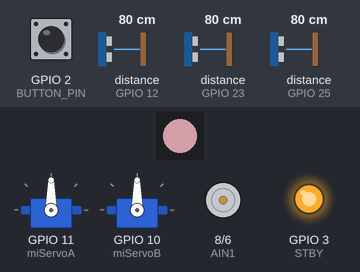
Bench run of a sketch on a simulated ESP32. Shown: 1 RGB LEDs in strip order, left to right, 2 × servo, direction and speed pins drawn as motors (green arrow = direction pin HIGH = forward, orange = LOW = backward, longer = more drive, stopped while the standby pin is LOW), output pins drawn as LEDs (lit = HIGH). The test bench sets the inputs (shaded band); at power-on: GPIO 2 (BUTTON_PIN) HIGH, distance to the obstacle (sensors on GPIO 12, GPIO 23, GPIO 25) 80 cm. The echo pulse lasts 58.3 µs per cm; dim RGB values are drawn brighter than linear; pins used as bus, display or sensor lines are not drawn.

Above: at 1.2 s.
1.3 s: GPIO 2 (BUTTON_PIN) pulled LOW for 0.15 s
At 2.6 s:
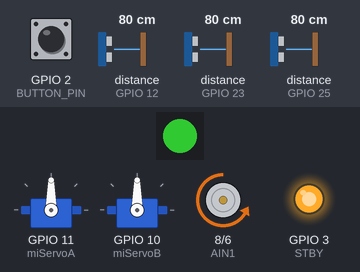
2.9 s: GPIO 2 (BUTTON_PIN) pulled LOW for 1 s
At 3.4 s:
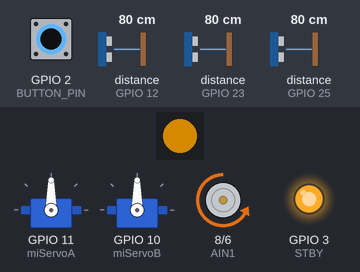
5.4 s: GPIO 2 (BUTTON_PIN) pulled LOW for 0.15 s
At 6.7 s:
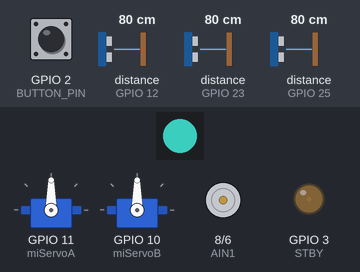
7.0 s: GPIO 2 (BUTTON_PIN) pulled LOW for 3.2 s
At 7.4 s:
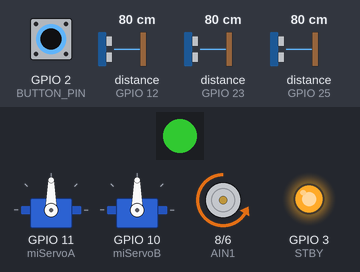
11.7 s: distance to the obstacle (sensor on GPIO 12) set to 27 cm
13.2 s: distance to the obstacle (sensor on GPIO 12) set to 22 cm
At 15.3 s:
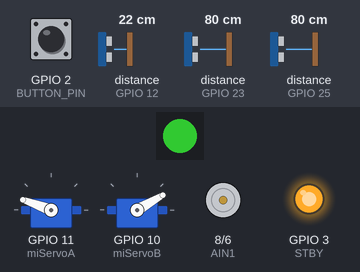
Timing chart, 0 to 17.2 s (numbered marks = the images above; inputs shaded):
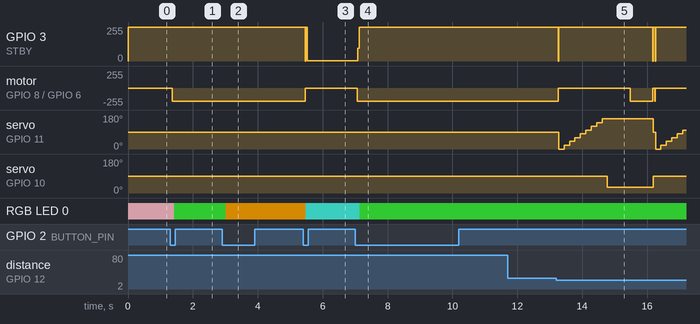

Measured:
- the behaviour switches between 25 and 24 cm on distance to the obstacle (sensor on GPIO 12) (found by bisection; images 4 and 5)
- after the input at 1.3 s, motor on GPIO 8 (AIN1) / GPIO 6 (PWMA): stopped → backward 200/255 after 0.06 s; RGB LED 0: RGB(128, 96, 102) → RGB(25, 103, 25) after 0.13 s
- after the input at 2.9 s, RGB LED 0: RGB(25, 103, 25) → RGB(128, 83, 0) after 0.11 s
- after the input at 5.4 s, GPIO 3 (STBY): 255/255 → 3/255 after 0.06 s; motor on GPIO 8 (AIN1) / GPIO 6 (PWMA): backward 200/255 → stopped after 0.06 s; RGB LED 0: RGB(128, 83, 0) → RGB(32, 112, 104) after 0.08 s
- after the input at 7.0 s, GPIO 3 (STBY): 3/255 → 255/255 after 0.08 s; motor on GPIO 8 (AIN1) / GPIO 6 (PWMA): stopped → backward 200/255 after 0.07 s; RGB LED 0: RGB(32, 112, 104) → RGB(25, 103, 25) after 0.14 s
- after the input at 11.7 s, every drawn part: stays the same
- after the input at 13.2 s, GPIO 3 (STBY): goes 0/255 0.01 s, 255/255 2.9 s, 0/255 0.01 s, 255/255 0.06 s, 0/255 0.01 s, then 255/255, starting after 0.07 s; motor on GPIO 8 (AIN1) / GPIO 6 (PWMA): backward 200/255 → stopped after 0.07 s, → backward 200/255 2.2 s later, → stopped 0.70 s later

The sketch:

Fase9_c_digo_todo_en_uno.ino
```cpp
#include <Servo.h> // encargada de la abstracción de la Modulación por ancho de pulsos.
// recursos para mostrar color en carro
#include <FastLED.h>
#define NUM_LEDS     1
#define DATA_PIN     4
#define BUTTON_PIN   2
#define BRIGHTNESS   128
#define DEBOUNCE_MS  60
#define CLOCK_PIN 13
CRGB leds[NUM_LEDS];

// Estados: 0 = pink, 1 = Naranja, 2 = tuquuesa
int estado = 0;
bool iniciado = false;           // ¿ya se oprimió al menos una vez?
// Variables para lectura y antirrebote
int valorPulsador = HIGH;        // lectura cruda actual
int valorAnterior = HIGH;        // última lectura cruda
unsigned long tCambio = 0;       // tiempo de último cambio crudo
bool presionadoEstable = false;  // lectura estable actual (true = presionado)
bool presionadoPrev = false;     // lectura estable anterior

int PWMA =6;      // Velocidad motores derecha
int AIN1 =8;     // Dirección motores derecha
int STBY =3;      // Stand-by del puente
int VELOCIDAD =200;   // Velocidad de ensayo (0-255)

Servo miServoA; // Objeto encargado de administrar todas las órdenes a través de él
Servo miServoB; //Mueve al motor ultrasónico

int TRIG_PIN = 13;     // Pin que envía el pulso
int ECHO_PIN = 12;     // Pin que recibe el eco
long TIMEOUT_US = 30000UL; // 30 ms → ~5 m

/* Ángulos de barrido del sensor (0 170°) */
const int MIN_PAN = 0;
const int MAX_PAN = 170;
const int STEP_PAN = 20;

/* ---------- Constantes de control ---------- */
int SPEED_FWD  = 180;   // 0 255
const int SPEED_REV  = 160;   // retroceso lento
const unsigned int SAFE_DIST = 25;   // cm
const unsigned long SCAN_DELAY = 15;  // milisegundos entre mediciones

/* Ángulos de dirección (ajusta a tu mecánica) */
const int CENTER_DIR = 90;
const int LEFT_DIR   = 130;
const int RIGHT_DIR  = 30;

// Pines sensores ultrasónicos laterales cercanos (para evitar paredes cerca)
int trigLateralIzq = 24;
int echoLateralIzq = 25;
int trigLateralDer = 22;
int echoLateralDer = 23;

// Variables para distancias laterales
float lateralIzq = -1;
float lateralDer = -1;


//Varibles para camara ESP32
char lastCode = 0;


void setup() {
  Serial.begin(9600);
  FastLED.addLeds<NEOPIXEL, DATA_PIN>(leds, NUM_LEDS);
  FastLED.setBrightness(BRIGHTNESS);
  pinMode(BUTTON_PIN, INPUT_PULLUP);  // botón a GND (pulsado = LOW)
  // Estado inicial: no se ha oprimido → azul
  leds[0] = CRGB::DeepSkyBlue;
  FastLED.show();
  //Serial.println("esperando accion");
     miServoA.attach(11); // Pin 10 o Pin 11.
   miServoB.attach(10); // Mueve al motor ultrasónico

pinMode(PWMA, OUTPUT);
   pinMode(AIN1, OUTPUT);
   pinMode(STBY, OUTPUT);
   digitalWrite(STBY, HIGH);  // Activa el TB6612

   miServoA.write(90);
   miServoB.write(90);

   //Serial.println("===== Test de motores iniciado =====");

   pinMode(TRIG_PIN, OUTPUT);
   pinMode(ECHO_PIN, INPUT);
   digitalWrite(TRIG_PIN, LOW);          // Asegura nivel bajo inicial
   //Serial.println("HC-SR04 listo…");

   // Pines sensores laterales cercanos
   pinMode(trigLateralIzq, OUTPUT);
   pinMode(echoLateralIzq, INPUT);
   pinMode(trigLateralDer, OUTPUT);
   pinMode(echoLateralDer, INPUT);

}

void loop() {
  // -------- Lectura con antirrebote (debounce) --------
  int lectura = digitalRead(BUTTON_PIN);

  if (lectura != valorAnterior) {          // cambio "bruto"
    tCambio = millis();
    valorAnterior = lectura;
  }

  if ((millis() - tCambio) > DEBOUNCE_MS) {
    // Fijar lectura estable (con INPUT_PULLUP, LOW = presionado)
    if (lectura == LOW) {
      presionadoEstable = true;
    } else {
      presionadoEstable = false;
    }

    // -------- Logs estilo solicitado con if (valorPulsador == HIGH) / else --------
    // (Imprime solo cuando cambia el estado estable para no saturar el puerto serie)
    if (presionadoEstable != presionadoPrev) {
      valorPulsador = lectura;            // reflejar lectura cruda
      if (valorPulsador == HIGH) {
        //Serial.println(" esperando accion");
      } else {
       // Serial.println(" pulsado");
      }
    }

    // -------- Detección de flanco (avanza solo una vez por pulsación) --------
    if (presionadoEstable == true && presionadoPrev == false) {
      if (iniciado == false) {
        iniciado = true;      // primera pulsación: entra al estado 0 (rojo)
        estado = 0;
      } else {
        estado = (estado + 1) % 3;   // 0→1→2→0...
      }
    }

    presionadoPrev = presionadoEstable;
  }

  // -------- Salida final de color usando SOLO if/else --------
  if (iniciado == false) {
    // Aún no se ha oprimido:
    leds[0] = CRGB::Pink;
  } else {
    if (estado == 0) {
      leds[0] = CRGB::LimeGreen;        // Estado 1: Paredes
      paredes();
      // colocar aqui cualquier accion que dese realizar en la opicón 1.
      //Lo ideal es unicamente crear una función para no saturar de codigo esta parte.

    } else {
      if (estado == 1) {
        leds[0] = CRGB::Orange;   // Estado 2: DetectarColores
        detectarColores();
          // colocar aqui cualquier accion que dese realizar en la opicón 2.
          //Lo ideal es unicamente crear una función para no saturar de codigo esta parte.
      } else {
        leds[0] = CRGB::Turquoise;    // Estado 3: detner y alinear
        detener();
        centerAll();
          // colocar aqui cualquier accion que dese realizar en la opicón 3.
          //Lo ideal es unicamente crear una función para no saturar de codigo esta parte.
      }
    }
  }

  FastLED.show();
}


// Función  de control Adelante motores del lado derecho
void atrasMD(int VELOCIDAD)
{
 analogWrite(PWMA, VELOCIDAD);
 digitalWrite(AIN1, HIGH);
}
// Función de control  Atras motores del lado derecho
void adelanteMD(int SPEED_FWD)
{
 analogWrite(PWMA, VELOCIDAD);
 digitalWrite(AIN1, LOW);
}

void detener() {
  analogWrite(PWMA, 0);
  digitalWrite(STBY, LOW);      // Desactiva brevemente el puente
  delay(10);
  digitalWrite(STBY, HIGH);
  //Serial.println(F("Motores detenidos"));
}

float medirDistanciaCm(int trigPin, int echoPin) {
  /* 1. Pulso de disparo: 10 µs en alto */
  digitalWrite(trigPin, LOW);
  delayMicroseconds(2);
  digitalWrite(trigPin, HIGH);
  delayMicroseconds(10);
  digitalWrite(trigPin, LOW);
  /* 2. Duración del eco con control de tiempo máximo */
  long dur = pulseIn(echoPin, HIGH, TIMEOUT_US);
  if (dur == 0) return -1.0;            // Sin eco → error/rango excedido
  /* 3. Conversión a cm (velocidad del sonido ~343 m/s a 20 °C) */
  float distancia = dur / 58.0;         // 58 µs ≈ 1 cm
  /* 4. Verificación de límites prácticos */
  if (distancia < 2 || distancia > 400) return -1.0;
  return distancia;
}

/* ---------- Lectura de distancia ---------- */
unsigned int readDistance() {
  digitalWrite(TRIG_PIN, LOW);
  delayMicroseconds(2);
  digitalWrite(TRIG_PIN, HIGH);
  delayMicroseconds(10);
  digitalWrite(TRIG_PIN, LOW);

  unsigned long duration = pulseIn(ECHO_PIN, HIGH, 30000UL); // 30 ms ⇒ ~5 m
  if (duration == 0) return 500; // fuera de rango

  return duration / 58; // μs → cm
}

int scanBestAngle() {
  unsigned int bestDist = 0;
  int bestAngle = 90;

  for (int angle = MIN_PAN; angle <= MAX_PAN; angle += STEP_PAN) {
    miServoA.write(angle);
    delay(150); // tiempo para que el servo llegue y el eco se estabilice
    unsigned int d = readDistance();
    if (d > bestDist) {
      bestDist = d;
      bestAngle = angle;
    }
    delay(SCAN_DELAY);
  }
  return bestAngle; // devuelve el ángulo con más espacio
}

/* ---------- Funciones auxiliares ---------- */
void centerAll() {
  miServoA.write(90);
  miServoB.write(CENTER_DIR);
}
/* ---------- Funcion para Leer datos de la ESP32 ---------- */
char leerESP32(){

 // Reenvía crudo todo lo que entre por RX1 al Monitor Serie
  while (Serial.available() > 0) {
     char c = Serial.read();
return c;
   }
}


void paredes() {
  /* 1. Avance normal */
  miServoB.write(90);
  adelanteMD(SPEED_FWD);
  miServoA.write(90); // mirada frontal

  unsigned int d = readDistance();

  // Leer distancias laterales cercanas
  lateralIzq = medirDistanciaCm(trigLateralIzq, echoLateralIzq);
  lateralDer = medirDistanciaCm(trigLateralDer, echoLateralDer);

 // Serial.print("Frontal: ");
  //Serial.print(d);
  //Serial.print(" cm | Lateral Izq: ");
  //Serial.print(lateralIzq);
  //Serial.print(" cm | Lateral Der: ");
  //Serial.println(lateralDer);

  // Evitar paredes laterales cercanas (menos de 12 cm)
  if (lateralIzq > 0 && lateralIzq < 15) {
   // Serial.println(F("Pared cerca a la izquierda, giro suave a la derecha"));
    miServoB.write(110); // gira un poco a la derecha
    delay(200);
  }
  else if (lateralDer > 0 && lateralDer < 15) {
    //Serial.println(F("Pared cerca a la derecha, giro suave a la izquierda"));
    miServoB.write(60);  // gira un poco a la izquierda
    delay(200);
  }
  else {
    miServoB.write(CENTER_DIR);
  }

  if (d < SAFE_DIST) {
    /* 2. Obstáculo detectado */
    detener();
    //Serial.print(F("Obstáculo a "));
    //Serial.print(d);
    //Serial.println(F(" cm → Escanear..."));

    /* 3. Barrido panorámico */
    int bestAngle = scanBestAngle();
   // Serial.print(F("Mejor ángulo: "));
    //Serial.println(bestAngle);

    /* 4. Toma de decisión */
    if (bestAngle < 70) {                 // zona izquierda
    //  Serial.println(F("Giro a la derecha"));
      miServoB.write(RIGHT_DIR);
      delay(700);
      adelanteMD(SPEED_FWD);
      delay(700);
    }
    else if (bestAngle > 100) {                 // zona derecha
     // Serial.println(F("Giro a la izquierda"));
      miServoB.write(LEFT_DIR);
      delay(700);
      adelanteMD(SPEED_FWD);
      delay(700);
    }
    else {
      /* No hay salida clara: retroceder */
     // Serial.println(F("Sin salida → Retroceso"));
      atrasMD(SPEED_REV);
      delay(600); //originalmente estaba a 500
    }

    /* 5. Reajustar */
    detener();
    centerAll();
  }

  delay(50); // bucle suave
}


void esquivarVerde(){
  /*  Obstáculo detectado */
detener();
  miServoB.write(LEFT_DIR);
      delay(700);
      adelanteMD(SPEED_FWD);
      delay(400);

}

void esquivarRojo(){
   /*  Obstáculo detectado */
detener();
      miServoB.write(RIGHT_DIR);
      delay(700);
      adelanteMD(SPEED_FWD);
      delay(400);

}

void detectarColores()
{
  //codigo para manejar con colores
char letra =leerESP32();

    // Normaliza a mayúscula
    if (letra >= 'a' && letra<= 'z') letra = char(letra - 'a' + 'A');

    // Solo actúa si cambia el código (evita spam)
    if (letra != lastCode) {
      lastCode = letra;

      switch (letra) {
        case 'V':
         // codigo de lo que quieren hacer al ver verde
         Serial.println(letra); // esquivar a la izquierda
         leds[0] = CRGB::Green;
        FastLED.show();
        esquivarVerde();

          break;
        case 'R':
 // codigo de lo que quieren hacer al ver rojo
         Serial.println(letra); // esquivar a la derecha.
         leds[0] = CRGB::Red;
        FastLED.show();
        esquivarRojo();
          break;
        case 'A':
 // codigo de lo que quieren hacer al ver azul
         Serial.println(letra); //accion de contar
         leds[0] = CRGB::Blue;
        FastLED.show();
        paredes();
          break;
        case 'M':
 // codigo de lo que quieren hacer al ver magenta
         Serial.println(letra); //accion de parquear
         leds[0] = CRGB::Magenta;
        FastLED.show();
        paredes();
          break;
          case 'O':
 // codigo de lo que quieren hacer al no ver ningun color
         Serial.println(letra); // accion de moverse adelante
           leds[0] = CRGB::Black;
        FastLED.show();
        paredes();
          break;
          }
  }

}
```
